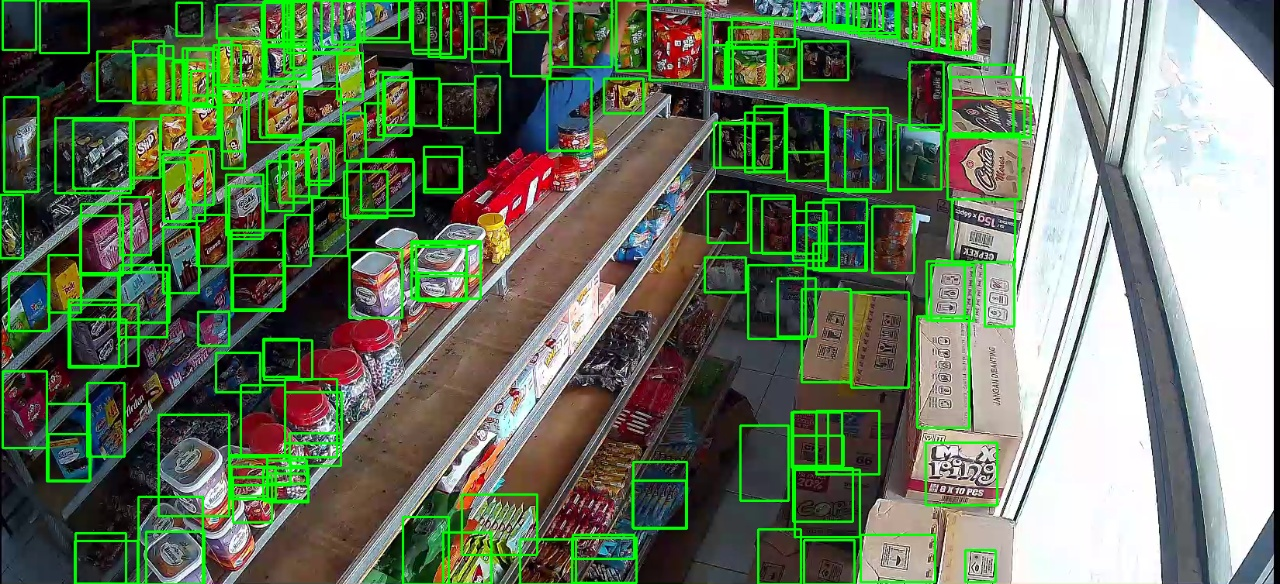
#> input picture scratch/test_f1_det.jpg, 1280 x 584 px, given in place of test_1095.jpg, which was not available
$ python demo_shelf_tracking.py
#> lines starting #> are read from the running program, lines starting #| are printed output that depends on the picture; pictures that were not available may be replaced by others from this repository, and a replacement may not be noted
### inventory/shelf_detector.py
"""Shelf product detection module.

Provides a model-agnostic detection interface for retail shelf analysis.
This module is completely isolated from the crowd/queue pipeline (src/).

Model Tiers
-----------
coco_baseline
    Generic COCO object classes (bottle, cup, remote, etc.).
    Used ONLY as a development/demo baseline.
    Does NOT identify retail brands or SKUs.
    Detecting a "bottle" does NOT mean identifying Coca-Cola, Pepsi, or Bisleri.

retail_specific
    Custom YOLO trained on a retail shelf dataset (e.g. SKU-110K fine-tuned).
    Better dense-product localisation. Plug-in via config — zero code changes.

sku_recognition
    Future: model predicts specific brand/SKU labels.
    Requires per-SKU annotated training data.

Plug-in Interface
-----------------
BaseShelfModel is an abstract base. Subclass it to plug in any backend
(ONNX, TFLite, cloud API) without rewriting the pipeline.
"""

import time
from dataclasses import dataclass, field
from typing import List, Optional, Tuple

import numpy as np

from inventory.config import COCO_PERSON_CLASS_ID, InventoryModelConfig


# ---------------------------------------------------------------------------
# Detection output dataclasses
# ---------------------------------------------------------------------------


@dataclass
class ShelfDetection:
    """A single detected product or person region on a shelf frame.

    Attributes:
        bbox: Bounding box (x1, y1, x2, y2) in integer pixels.
        confidence: Model confidence score in [0.0, 1.0].
        class_id: Model class index.
        class_name: Human-readable class label from the model.
                    For COCO baseline this is a generic category label
                    (e.g. 'bottle'). It does NOT identify any retail brand
                    or SKU. SKU recognition requires a custom trained model.
        is_person: True if this detection is a person — used as an occlusion
                   signal; excluded from the visible_facings count.
    """

    bbox: Tuple[int, int, int, int]
    confidence: float
    class_id: int
    class_name: str
    is_person: bool = False
    sku_id: Optional[str] = None
    sku_name: Optional[str] = None
    sku_confidence: Optional[float] = None
    is_known_sku: bool = False
    track_id: Optional[int] = None
    temporal_state: str = "UNCERTAIN"

    # [11 lines left out: function crop_from_frame, not called in this run]


@dataclass
class ShelfDetectionBatch:
    """Frame-level detection results for shelf analysis.

    Attributes:
        all_detections: All detections (products + persons combined).
        product_detections: Detected product regions (persons excluded).
        person_detections: Detected persons (occlusion signal only).
        inference_time_ms: Model inference duration in milliseconds.
        model_tier: Capability tier of the model that produced these results.
        frame_index: Frame number within the video sequence (0 for images).
    """

    all_detections: List[ShelfDetection] = field(default_factory=list)
    product_detections: List[ShelfDetection] = field(default_factory=list)
    person_detections: List[ShelfDetection] = field(default_factory=list)
    inference_time_ms: float = 0.0
    model_tier: str = "coco_baseline"
    frame_index: int = 0

    # [17 lines left out: functions visible_count, person_present, not called in this run]


# ---------------------------------------------------------------------------
# Abstract model interface (plug-in protocol)
# ---------------------------------------------------------------------------


class BaseShelfModel:
    """Abstract base class for shelf product detection model backends.

    Subclass this to implement any inference backend without modifying
    the downstream pipeline.

    Provided implementations:
        YOLOShelfModel  Ultralytics YOLO (COCO or custom retail weights).

    Future backends (not yet implemented):
        ONNXShelfModel      ONNX Runtime (optimised CPU/GPU).
        TFLiteShelfModel    TensorFlow Lite for embedded edge devices.
        CloudShelfModel     Proxy to a cloud vision API endpoint.

    Example custom backend::

        class MyRetailModel(BaseShelfModel):
            @property
            def model_tier(self): return "retail_specific"
            def predict_frame(self, frame):
                detections = run_my_inference(frame)
                return detections, inference_ms

        detector = ShelfProductDetector(config, model=MyRetailModel())
    """

    # [31 lines left out: functions model_tier, supports_sku, predict_frame, not called in this run]

    def warmup(self) -> None:
        """Pre-warm model runtime. Called once at init. Override if needed."""
        pass


# ---------------------------------------------------------------------------
# YOLO backend implementation
# ---------------------------------------------------------------------------


class YOLOShelfModel(BaseShelfModel):
    """Ultralytics YOLO-based shelf model.

    Compatible with:
    - COCO pretrained weights (yolo11n.pt, yolov8n.pt, ...) for generic baseline.
    - Custom retail-trained weights (SKU-110K fine-tune, proprietary) for better
      dense product localisation.
    - Future SKU-recognition weights.

    To swap to a custom model (zero pipeline changes required)::

        config.model_path     = "inventory_data/custom_model/retail_sku.pt"
        config.model_tier     = "retail_specific"
        config.target_classes = None   # use all classes the custom model knows
        detector = ShelfProductDetector(config)
    """

    def __init__(self, config: InventoryModelConfig) -> None:
        from ultralytics import YOLO  # type: ignore

        self._config = config
        self._tier = config.model_tier
        self._model = YOLO(config.model_path)
        if hasattr(self._model, "to"):
            self._model.to(config.device)
        self.warmup()

    @property
    def model_tier(self) -> str:
        return self._tier

    @property
    def supports_sku(self) -> bool:
        return self._tier == "sku_recognition"

    # [78 lines left out: functions warmup, predict_frame, not called in this run]


# ---------------------------------------------------------------------------
# Main detector (model-agnostic orchestrator)
# ---------------------------------------------------------------------------


class ShelfProductDetector:
    """Model-agnostic shelf product detector.

    Accepts any BaseShelfModel backend and handles person-vs-product
    separation so downstream modules need not care about model internals.

    Quick-start::

        config   = InventoryModelConfig()
        detector = ShelfProductDetector(config)   # default YOLO backend
        batch    = detector.detect(frame)
        print(f"{batch.visible_count} visible facings")

    Swap the model without touching any other code::

        detector = ShelfProductDetector(config, model=MyCustomModel(config))
    """

    def __init__(
        self,
        config: InventoryModelConfig,
        model: Optional[BaseShelfModel] = None,
    ) -> None:
        self.config = config
        self._model: BaseShelfModel = (
            model if model is not None else YOLOShelfModel(config)
        )
        self._person_model = None
        # If retail model only detects products, use lightweight base model for customer presence
        if self._model.model_tier != "coco_baseline":
            try:
                from pathlib import Path
                from ultralytics import YOLO
                p_path = Path("yolo11n.pt")
                if p_path.is_file():
                    self._person_model = YOLO(str(p_path))
            except Exception:
                pass

    @property
    def model_tier(self) -> str:
        return self._model.model_tier

    @property
    def supports_sku(self) -> bool:
        return self._model.supports_sku

    # [90 lines left out: function detect, not called in this run]

### scripts/demo_shelf_tracking.py
"""Step 4: Temporal Tracking for the Retail Inventory Pipeline.

Integrates ByteTrack multi-object tracking downstream of retail_detector_exp2.pt (conf=0.30):
- Assigns persistent, stable track IDs to product bounding boxes across video frames.
- Reuses existing SKU recognition module to maintain consistent identity per track.
- Quantifies duplicate counting reduction vs naive frame-by-frame counting.
- Generates annotated video with track IDs and structured JSON metrics.

Completely isolated from the crowd/queue pipeline (src/).
"""

import argparse
import json
import math
import pathlib
import sys
import time
from collections import defaultdict
from typing import Dict, List, Optional, Set, Tuple

ROOT_DIR = pathlib.Path(__file__).resolve().parent.parent
if str(ROOT_DIR) not in sys.path:
    sys.path.insert(0, str(ROOT_DIR))

import cv2
import numpy as np

from inventory.catalog import SKUCatalog
from inventory.config import InventoryModelConfig
from inventory.shelf_detector import ShelfDetection, ShelfProductDetector
from inventory.shelf_visualizer import ShelfVisualizer
from inventory.sku_recognizer import SpatialColorTextureRecognizer


def generate_synthetic_shelf_video(
    image_path: pathlib.Path,
    output_video_path: pathlib.Path,
    num_frames: int = 90,
    fps: int = 25,
) -> pathlib.Path:
    """Generate a realistic camera pan/jitter video from a high-res shelf image."""
#> called with num_frames = 75, fps = 25
    output_video_path.parent.mkdir(parents=True, exist_ok=True)
    img = cv2.imread(str(image_path))
#> img is the input picture: shape (584, 1280, 3); mean B, G, R 93.2, 118.8, 102
    if img is None:
        raise FileNotFoundError(f"Could not load source image: {image_path}")

    h, w = img.shape[:2]
    # Viewport dimensions (e.g. 75% width, 75% height)
    vp_w = int(w * 0.72)
    vp_h = int(h * 0.72)

    fourcc = cv2.VideoWriter_fourcc(*"mp4v")
    writer = cv2.VideoWriter(str(output_video_path), fourcc, fps, (vp_w, vp_h))

    max_x_offset = w - vp_w
    max_y_offset = h - vp_h

    for i in range(num_frames):
        progress = i / max(1, num_frames - 1)
        # Smooth pan from left to right with subtle vertical breathing and jitter
        x_base = int(max_x_offset * progress)
        y_base = int(max_y_offset * 0.5 + math.sin(progress * math.pi * 3) * 12)
        # Subtle realistic camera jitter (+/- 2 pixels)
        jitter_x = int(math.sin(i * 1.7) * 2)
        jitter_y = int(math.cos(i * 1.3) * 2)

        x1 = max(0, min(w - vp_w, x_base + jitter_x))
        y1 = max(0, min(h - vp_h, y_base + jitter_y))
        x2 = x1 + vp_w
        y2 = y1 + vp_h

        frame = img[y1:y2, x1:x2]
        writer.write(frame)
#> this loop made 75 passes
#> pass 1, in generate_synthetic_shelf_video, `frame = img[y1:y2, x1:x2]`:
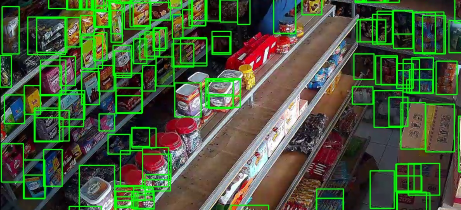
#> frame: shape (420, 921, 3) (shown at 1/2 size); mean B, G, R 59.4, 88.6, 73.2
#> pass 2, in generate_synthetic_shelf_video, `frame = img[y1:y2, x1:x2]`:
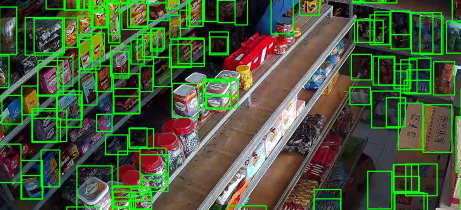
#> frame: shape (420, 921, 3) (shown at 1/2 size); mean B, G, R 59.7, 88.8, 73.5
#> pass 3, in generate_synthetic_shelf_video, `frame = img[y1:y2, x1:x2]`:
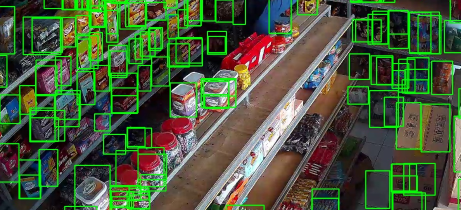
#> frame: shape (420, 921, 3) (shown at 1/2 size); mean B, G, R 60, 89, 73.8
#> after the loop:
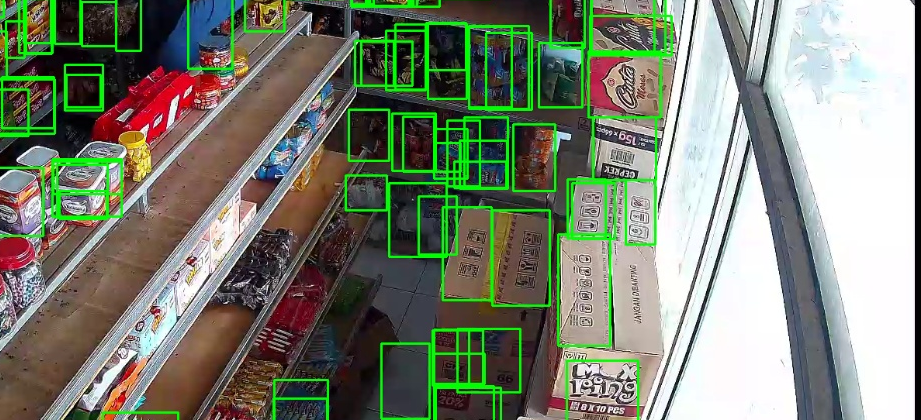
#> frame: shape (420, 921, 3); mean B, G, R 113.9, 130.4, 123.8

    writer.release()
    return output_video_path


def parse_args():
    parser = argparse.ArgumentParser(description="Retail Inventory Temporal Tracking Demo")
    parser.add_argument(
        "--source",
        type=str,
        default="demo",
        help="Path to video file, camera index (0), or 'demo' to synthesize a shelf pan video",
    )
    parser.add_argument(
        "--model",
        type=str,
        default="inventory_data/custom_model/retail_detector_exp2.pt",
        help="Path to trained retail detector weights",
    )
    parser.add_argument(
        "--catalog",
        type=str,
        default="inventory_data/catalogs/demo_store_catalog.json",
        help="Path to store product catalog JSON",
    )
    parser.add_argument(
        "--output-video",
        type=str,
        default="output/shelf_tracking/tracked_shelf_video.mp4",
        help="Path to save annotated tracking video",
    )
    parser.add_argument(
        "--output-json",
        type=str,
        default="output/shelf_tracking/tracking_metrics.json",
        help="Path to save tracking metrics JSON",
    )
    parser.add_argument("--conf", type=float, default=0.30, help="Detector confidence cutoff (default: 0.30)")
    parser.add_argument("--match-thresh", type=float, default=0.65, help="SKU similarity threshold")
    parser.add_argument("--max-frames", type=int, default=75, help="Max video frames to process")
    parser.add_argument("--device", type=str, default="cpu", help="Device ('cpu')")
    return parser.parse_args()


def main():
    args = parse_args()
    out_video_path = pathlib.Path(args.output_video)
    out_video_path.parent.mkdir(parents=True, exist_ok=True)
    out_json_path = pathlib.Path(args.output_json)
    out_json_path.parent.mkdir(parents=True, exist_ok=True)

    print("================================================================================")
    print("STEP 4: TEMPORAL TRACKING FOR RETAIL INVENTORY PIPELINE")
    print("================================================================================")
    print(f"Detector Model:   {args.model} (conf={args.conf})")
    print(f"Tracking Backend: ByteTrack (Ultralytics native)")
    print(f"Confidence:       {args.conf}")
    print("--------------------------------------------------------------------------------")

    # 1. Resolve Video Source
    if args.source.lower() == "demo" or not pathlib.Path(args.source).is_file():
        demo_src_img = ROOT_DIR / "inventory_data" / "demo_images" / "SKU110K_fixed" / "images" / "test_1095.jpg"
        synth_video = ROOT_DIR / "inventory_data" / "demo_videos" / "shelf_pan_demo.mp4"
        print(f"\n[1/4] Preparing video source (synthesizing smooth shelf pan from {demo_src_img.name})...")
        video_file = generate_synthetic_shelf_video(demo_src_img, synth_video, num_frames=args.max_frames)
        print(f"      Synthesized video: {video_file} ({args.max_frames} frames)")
    else:
        video_file = pathlib.Path(args.source)
        print(f"\n[1/4] Using provided video source: {video_file}")

    cap = cv2.VideoCapture(str(video_file))
    if not cap.isOpened():
        raise RuntimeError(f"Could not open video: {video_file}")

    total_video_frames = int(cap.get(cv2.CAP_PROP_FRAME_COUNT))
    video_fps = cap.get(cv2.CAP_PROP_FPS) or 25.0
    width = int(cap.get(cv2.CAP_PROP_FRAME_WIDTH))
    height = int(cap.get(cv2.CAP_PROP_FRAME_HEIGHT))
    print(f"      Video metadata: {width}x{height} @ {video_fps:.1f} FPS, {total_video_frames} frames total.")

    # 2. Initialize Detector & Optional Recognizer
    print("\n[2/4] Initializing Retail Detector & ByteTrack...")
    det_cfg = InventoryModelConfig(
        model_path=args.model,
        model_tier="retail_specific",
        device=args.device,
        confidence_threshold=args.conf,
        target_classes=None,
    )
    detector = ShelfProductDetector(det_cfg)

    # Load Catalog for integrated SKU identification
    recognizer = None
    if pathlib.Path(args.catalog).is_file():
        catalog = SKUCatalog.load_json(args.catalog)
        recognizer = SpatialColorTextureRecognizer(catalog=catalog, match_threshold=args.match_thresh)
        recognizer.build_index()
        print(f"      Integrated SKU Recognizer with catalog '{catalog.name}' ({len(catalog)} SKUs).")

    visualizer = ShelfVisualizer(show_confidence=True, show_class_names=True)

    # 3. Setup Video Output Writer
    # Video HUD adds 70px to the top
    hud_h = 70
    out_h = height + hud_h
    fourcc = cv2.VideoWriter_fourcc(*"mp4v")
    writer = cv2.VideoWriter(str(out_video_path), fourcc, video_fps, (width, out_h))

    # Tracking Statistics
    all_observed_track_ids: Set[int] = set()
    active_tracks_per_frame: List[int] = []
    raw_detections_per_frame: List[int] = []
    track_hit_counts: Dict[int, int] = defaultdict(int)
    track_first_seen: Dict[int, int] = {}
    track_last_seen: Dict[int, int] = {}
    track_sku_memory: Dict[int, Tuple[str, str, float, bool]] = {} # track_id -> (sku_id, name, conf, is_known)

    frame_idx = 0
    start_time = time.perf_counter()

    print("\n[3/4] Processing Video Frames with Multi-Object Tracking...")
    while cap.isOpened() and frame_idx < args.max_frames:
        ret, frame = cap.read()
        if not ret or frame is None:
            break

        t_f0 = time.perf_counter()

        # Run detection with ByteTrack tracking enabled
        batch = detector.detect(
            frame=frame,
            frame_index=frame_idx,
            track=True,
            persist=True,
            tracker="bytetrack.yaml",
        )

        active_tracks_in_frame = 0
        for det in batch.product_detections:
            if det.track_id is not None:
                tid = det.track_id
                active_tracks_in_frame += 1
                all_observed_track_ids.add(tid)
                track_hit_counts[tid] += 1
                if tid not in track_first_seen:
                    track_first_seen[tid] = frame_idx
                track_last_seen[tid] = frame_idx

                # SKU recognition: compute on first observation or recall from memory
                if recognizer is not None:
                    if tid not in track_sku_memory:
                        crop = det.crop_from_frame(frame)
                        rec_res = recognizer.recognize_crop(crop)
                        track_sku_memory[tid] = (rec_res.sku_id, rec_res.name, rec_res.confidence, rec_res.is_known)

                    det.sku_id, det.sku_name, det.sku_confidence, det.is_known_sku = track_sku_memory[tid]

        active_tracks_per_frame.append(active_tracks_in_frame)
        raw_detections_per_frame.append(len(batch.product_detections))

        fps_current = 1.0 / max(1e-4, time.perf_counter() - t_f0)

        # Render visual overlay
        annotated = visualizer.annotate_frame(
            frame=frame,
            batch=batch,
            state=None,
            fps=fps_current,
            shelf_roi=None,
            model_tier="retail_bytetrack",
        )

        # Add Tracking HUD Banner
        hud = np.zeros((hud_h, width, 3), dtype=np.uint8)
        hud[:] = (20, 24, 34)

        cumulative_raw = sum(raw_detections_per_frame)
        unique_so_far = len(all_observed_track_ids)
        dup_reduction = (1.0 - (unique_so_far / max(1, cumulative_raw))) * 100.0

        cv2.putText(
            hud,
            f"ByteTrack Temporal Tracking | Frame {frame_idx + 1}/{args.max_frames} | Active Tracks: {active_tracks_in_frame}",
            (14, 26),
            cv2.FONT_HERSHEY_SIMPLEX,
            0.65,
            (0, 215, 255),
            2,
            cv2.LINE_AA,
        )
        cv2.putText(
            hud,
            f"Unique Products: {unique_so_far} | Naive Frame Sum: {cumulative_raw} | Duplicate Reduction: {dup_reduction:.1f}% | FPS: {fps_current:.1f}",
            (14, 52),
            cv2.FONT_HERSHEY_SIMPLEX,
            0.52,
            (110, 230, 140),
            1,
            cv2.LINE_AA,
        )

        combined = np.vstack([hud, annotated])
        writer.write(combined)

        frame_idx += 1
        if frame_idx % 15 == 0 or frame_idx == args.max_frames:
            print(
                f"      Frame {frame_idx:3d}/{args.max_frames} | "
                f"Active Tracks: {active_tracks_in_frame:2d} | "
                f"Cumulative Unique Tracks: {unique_so_far:2d} | "
                f"Naive Detection Sum: {cumulative_raw:4d} | "
                f"Duplicate Reduction: {dup_reduction:.1f}%"
            )

    cap.release()
    writer.release()

    total_time = time.perf_counter() - start_time
    total_raw_detections = sum(raw_detections_per_frame)
    total_unique_tracks = len(all_observed_track_ids)
    avg_active_tracks = float(np.mean(active_tracks_per_frame)) if active_tracks_per_frame else 0.0
    avg_raw_detections = float(np.mean(raw_detections_per_frame)) if raw_detections_per_frame else 0.0
    duplicate_reduction_pct = (1.0 - (total_unique_tracks / max(1, total_raw_detections))) * 100.0

    print(f"\n[Saved Tracking Video] -> {out_video_path}")

    # 4. Generate Structured JSON Report
    print("\n[4/4] Compiling Tracking Metrics Report...")
    report_data = {
        "video_source": str(video_file),
        "total_frames_analyzed": frame_idx,
        "detector_model": args.model,
        "detector_confidence": args.conf,
        "tracker": "ByteTrack",
        "metrics": {
            "total_raw_detections": total_raw_detections,
            "total_unique_product_tracks": total_unique_tracks,
            "avg_active_tracks_per_frame": round(avg_active_tracks, 2),
            "avg_raw_detections_per_frame": round(avg_raw_detections, 2),
            "duplicate_count_reduction_pct": round(duplicate_reduction_pct, 2),
            "total_processing_time_sec": round(total_time, 2),
            "overall_fps": round(frame_idx / max(0.01, total_time), 2),
        },
        "per_track_summary": [
            {
                "track_id": tid,
                "first_frame": track_first_seen[tid],
                "last_frame": track_last_seen[tid],
                "duration_frames": track_last_seen[tid] - track_first_seen[tid] + 1,
                "total_detections": track_hit_counts[tid],
                "sku_id": track_sku_memory.get(tid, ("UNKNOWN", "UNKNOWN", 0.0, False))[0],
                "sku_name": track_sku_memory.get(tid, ("UNKNOWN", "UNKNOWN", 0.0, False))[1],
                "sku_confidence": round(track_sku_memory.get(tid, ("UNKNOWN", "UNKNOWN", 0.0, False))[2], 4),
            }
            for tid in sorted(all_observed_track_ids)
        ],
    }

    with open(out_json_path, "w", encoding="utf-8") as f:
        json.dump(report_data, f, indent=2)
    print(f"[Saved JSON Report]    -> {out_json_path}")

    # Print Summary Table
    print("\n" + "=" * 80)
    print("STEP 4: TEMPORAL TRACKING RESULTS SUMMARY")
    print("=" * 80)
    print(f"Total Video Frames Analyzed:             {frame_idx}")
    print(f"Average Detections Per Frame:            {avg_raw_detections:.2f}")
    print(f"Average Active Tracks Per Frame:         {avg_active_tracks:.2f}")
    print(f"Total Naive Cumulative Detections:       {total_raw_detections:,}")
    print(f"Total Unique Product Tracks (ByteTrack): {total_unique_tracks:,}")
    print(f"Duplicate Counting Reduction:            {duplicate_reduction_pct:.2f}%")
    print(f"Overall Processing Speed:                {frame_idx / max(0.01, total_time):.1f} FPS on CPU")
    print("=" * 80)


if __name__ == "__main__":
    main()
#> (the call stopped at in __init__, `self._model = YOLO(config.model_path)`: ultralytics is not available in this run)
